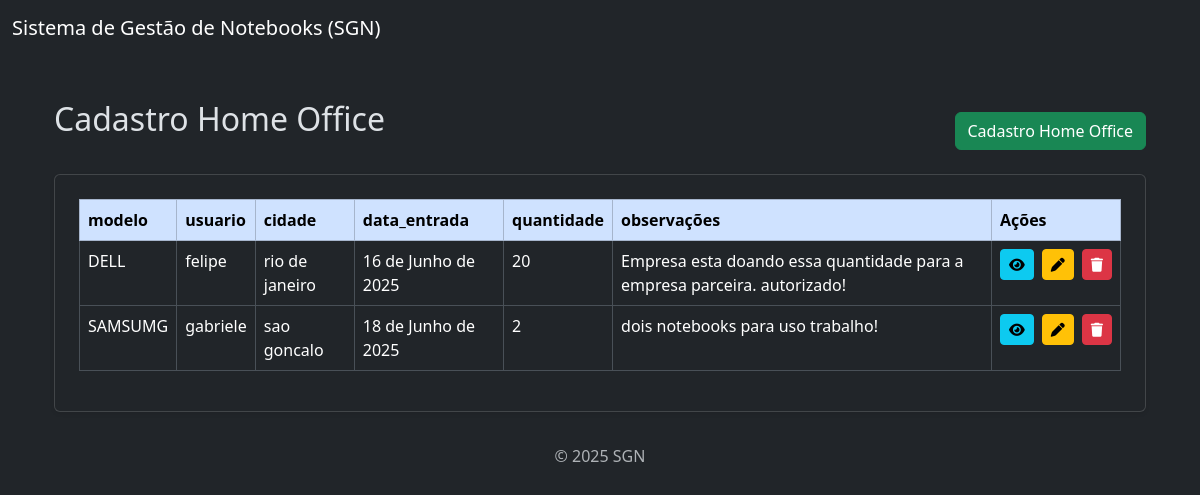
Screenshot of /leasing/lista/ with the database file from the repository.
### leasing/models.py (models this page shows, shortened)
class Leasing(models.Model):
    modelo = models.ForeignKey(Modelo, on_delete=models.CASCADE, null=True, blank=True) # mesma lógica
    usuario = models.ForeignKey(Usuario , on_delete=models.CASCADE, null=True, blank=True)
    cidade = models.CharField(max_length=100)
    data_entrada = models.DateField(default=datetime.date.today)  # define data atual na criação
    quantidade = models.IntegerField(null=True, blank=True)
    observações = models.TextField(null=True, blank=True)
    ativo = models.BooleanField(default=True)
    home_office = models.BooleanField(default=False)

### modelo/models.py (models this page shows)
class Modelo (models.Model):
    modelo = models.CharField(max_length=100)
    descricao = models.TextField(null=True, blank=True)
    preco = models.DecimalField(max_digits=8, decimal_places=2)
    def __str__(self):
        return self.modelo

### user/models.py (models this page shows)
class Usuario(models.Model):
    nome = models.CharField(max_length=100)
    telefone = models.CharField(max_length=20, null=True, blank=True)
    email = models.EmailField(unique=True)
    cpf = models.CharField(max_length=14, unique=True) # unique=True - não pode haver dois usuários com o mesmo e-mail
    criado_em = models.DateTimeField(auto_now_add=True) # auto_now_add=True - preenche automaticamente quando o objeto é criado (não muda depois).
    def __str__(self):
        return self.nome

### leasing/views.py (the view)
# urls.py: path('lista/', views.lista_leasing, name='lista_leasing'),
def lista_leasing(request):
    leasings = Leasing.objects.all()
    return render(request, 'leasing/lista.html', {'leasings': leasings})

### leasing/templates/leasing/lista.html
{% extends "base.html" %}
{% block content %}
  <div class="container mt-4" style="max-width: 1200px;">
    <div class="d-flex justify-content-between align-items-center mb-4">
      <h2>Cadastro Home Office</h2>
      <a href="{% url 'location_user' %}" class="btn btn-success mt-3">Cadastro Home Office</a>
    </div>
    <div class="card p-4 shadow-sm">
      <table class="table table-bordered table-hover">
        <thead class="table-primary">
          <tr>
            <th>modelo</th>
            <th>usuario</th>
            <th>cidade</th>
            <th>data_entrada</th>
            <th>quantidade</th>
            <th>observações</th>
            <th>Ações</th>
          </tr>
        </thead>
        <tbody>
          {% if leasings %}
            {% for leasing in leasings %}
              <tr>
                <td>{{ leasing.modelo }}</td>
                <td>{{ leasing.usuario }}</td>
                <td>{{ leasing.cidade }}</td>
                <td>{{ leasing.data_entrada }}</td>
                <td>{{ leasing.quantidade }}</td>
                <td>{{ leasing.observações }}</td>
                <td>
                  <div class="d-flex gap-2">
                    <a href="{% url 'ver_leasing' leasing.id %}" class="btn btn-info btn-sm">
                      <i class="fas fa-eye"></i>
                    </a>
                    <a href="{% url 'editar_leasing' leasing.id %}" class="btn btn-warning btn-sm">
                      <i class="fas fa-pen"></i>
                    </a>
                    <a href="{% url 'deletar_leasing' leasing.id %}" class="btn btn-danger btn-sm" onclick="return confirm('Tem certeza que deseja excluir?')">
                      <i class="fas fa-trash"></i>
                    </a>
                  </div>
                </td>
              </tr>
            {% endfor %}
          {% else %}
            <tr>
              <td colspan="4" class="text-center">Nenhum notebook encontrado.</td>
            </tr>
          {% endif %}
        </tbody>
      </table>
    </div>
  </div>
{% endblock %}

### rows the page displays
Leasing: modelo "DELL", usuario "felipe", cidade "rio de janeiro", data_entrada "16 de Junho de 2025", quantidade "20", observações "Empresa esta doando essa quantidade para a empresa parceira. autorizado!"
Leasing: modelo "SAMSUMG", usuario "gabriele", cidade "sao goncalo", data_entrada "18 de Junho de 2025", quantidade "2", observações "dois notebooks para uso trabalho!"
